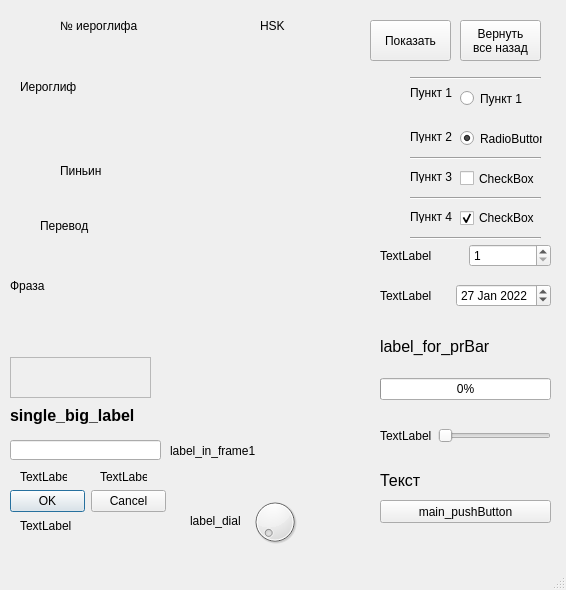
<?xml version="1.0" encoding="UTF-8"?>
<ui version="4.0">
 <class>MainWindow</class>
 <widget class="QMainWindow" name="MainWindow">
  <property name="enabled">
   <bool>true</bool>
  </property>
  <property name="geometry">
   <rect>
    <x>0</x>
    <y>0</y>
    <width>566</width>
    <height>590</height>
   </rect>
  </property>
  <property name="mouseTracking">
   <bool>false</bool>
  </property>
  <property name="tabletTracking">
   <bool>false</bool>
  </property>
  <property name="windowTitle">
   <string>MainWindow</string>
  </property>
  <property name="autoFillBackground">
   <bool>true</bool>
  </property>
  <property name="inputMethodHints">
   <set>Qt::ImhNone</set>
  </property>
  <property name="documentMode">
   <bool>true</bool>
  </property>
  <widget class="QWidget" name="centralwidget">
   <widget class="QPushButton" name="main_pushButton">
    <property name="geometry">
     <rect>
      <x>380</x>
      <y>500</y>
      <width>171</width>
      <height>23</height>
     </rect>
    </property>
    <property name="text">
     <string>main_pushButton</string>
    </property>
   </widget>
   <widget class="QLabel" name="single_big_label">
    <property name="geometry">
     <rect>
      <x>10</x>
      <y>400</y>
      <width>151</width>
      <height>31</height>
     </rect>
    </property>
    <property name="font">
     <font>
      <family>Arial</family>
      <pointsize>12</pointsize>
      <weight>75</weight>
      <bold>true</bold>
     </font>
    </property>
    <property name="text">
     <string>single_big_label</string>
    </property>
   </widget>
   <widget class="QWidget" name="horizontalLayoutWidget">
    <property name="geometry">
     <rect>
      <x>380</x>
      <y>240</y>
      <width>171</width>
      <height>31</height>
     </rect>
    </property>
    <layout class="QHBoxLayout" name="horizontalLayout">
     <item>
      <widget class="QLabel" name="label_for_spinBox">
       <property name="text">
        <string>TextLabel</string>
       </property>
      </widget>
     </item>
     <item>
      <widget class="QSpinBox" name="spinBox">
       <property name="minimum">
        <number>1</number>
       </property>
       <property name="maximum">
        <number>10</number>
       </property>
       <property name="singleStep">
        <number>1</number>
       </property>
      </widget>
     </item>
    </layout>
   </widget>
   <widget class="QWidget" name="horizontalLayoutWidget_2">
    <property name="geometry">
     <rect>
      <x>380</x>
      <y>280</y>
      <width>171</width>
      <height>31</height>
     </rect>
    </property>
    <layout class="QHBoxLayout" name="horizontalLayout_2">
     <item>
      <widget class="QLabel" name="label_for_dateEdit">
       <property name="text">
        <string>TextLabel</string>
       </property>
      </widget>
     </item>
     <item>
      <widget class="QDateEdit" name="dateEdit">
       <property name="dateTime">
        <datetime>
         <hour>0</hour>
         <minute>0</minute>
         <second>0</second>
         <year>2022</year>
         <month>1</month>
         <day>27</day>
        </datetime>
       </property>
      </widget>
     </item>
    </layout>
   </widget>
   <widget class="QWidget" name="verticalLayoutWidget">
    <property name="geometry">
     <rect>
      <x>380</x>
      <y>320</y>
      <width>171</width>
      <height>80</height>
     </rect>
    </property>
    <layout class="QVBoxLayout" name="verticalLayout">
     <item>
      <widget class="QLabel" name="label_for_progressBar">
       <property name="font">
        <font>
         <family>Arial</family>
         <pointsize>12</pointsize>
        </font>
       </property>
       <property name="text">
        <string>label_for_prBar</string>
       </property>
      </widget>
     </item>
     <item>
      <widget class="QProgressBar" name="progressBar">
       <property name="minimum">
        <number>1</number>
       </property>
       <property name="maximum">
        <number>99</number>
       </property>
       <property name="value">
        <number>1</number>
       </property>
      </widget>
     </item>
    </layout>
   </widget>
   <widget class="QFrame" name="frame_with_label1">
    <property name="geometry">
     <rect>
      <x>10</x>
      <y>357</y>
      <width>141</width>
      <height>41</height>
     </rect>
    </property>
    <property name="acceptDrops">
     <bool>true</bool>
    </property>
    <property name="frameShape">
     <enum>QFrame::StyledPanel</enum>
    </property>
    <property name="frameShadow">
     <enum>QFrame::Raised</enum>
    </property>
   </widget>
   <widget class="QWidget" name="horizontalLayoutWidget_3">
    <property name="geometry">
     <rect>
      <x>380</x>
      <y>410</y>
      <width>171</width>
      <height>51</height>
     </rect>
    </property>
    <layout class="QHBoxLayout" name="horizontalLayout_3">
     <item>
      <widget class="QLabel" name="label_for_horizontalSlider1">
       <property name="text">
        <string>TextLabel</string>
       </property>
      </widget>
     </item>
     <item>
      <widget class="QSlider" name="horizontalSlider1">
       <property name="minimum">
        <number>1</number>
       </property>
       <property name="orientation">
        <enum>Qt::Horizontal</enum>
       </property>
      </widget>
     </item>
    </layout>
   </widget>
   <widget class="QLabel" name="label_RadBtn1">
    <property name="geometry">
     <rect>
      <x>410</x>
      <y>83</y>
      <width>47</width>
      <height>20</height>
     </rect>
    </property>
    <property name="text">
     <string>Пункт 1</string>
    </property>
   </widget>
   <widget class="QLabel" name="label_RadBtn2">
    <property name="geometry">
     <rect>
      <x>410</x>
      <y>130</y>
      <width>47</width>
      <height>13</height>
     </rect>
    </property>
    <property name="text">
     <string>Пункт 2</string>
    </property>
   </widget>
   <widget class="QLabel" name="label_ChBox1">
    <property name="geometry">
     <rect>
      <x>410</x>
      <y>170</y>
      <width>47</width>
      <height>13</height>
     </rect>
    </property>
    <property name="text">
     <string>Пункт 3</string>
    </property>
   </widget>
   <widget class="QLabel" name="label_ChBox2">
    <property name="geometry">
     <rect>
      <x>410</x>
      <y>210</y>
      <width>47</width>
      <height>13</height>
     </rect>
    </property>
    <property name="text">
     <string>Пункт 4</string>
    </property>
   </widget>
   <widget class="QRadioButton" name="radioButton1">
    <property name="geometry">
     <rect>
      <x>460</x>
      <y>90</y>
      <width>82</width>
      <height>17</height>
     </rect>
    </property>
    <property name="text">
     <string>Пункт 1</string>
    </property>
   </widget>
   <widget class="QRadioButton" name="radioButton2">
    <property name="geometry">
     <rect>
      <x>460</x>
      <y>130</y>
      <width>82</width>
      <height>17</height>
     </rect>
    </property>
    <property name="text">
     <string>RadioButton</string>
    </property>
    <property name="checked">
     <bool>true</bool>
    </property>
   </widget>
   <widget class="QCheckBox" name="checkBox1">
    <property name="geometry">
     <rect>
      <x>460</x>
      <y>170</y>
      <width>81</width>
      <height>17</height>
     </rect>
    </property>
    <property name="text">
     <string>CheckBox</string>
    </property>
   </widget>
   <widget class="QCheckBox" name="checkBox2">
    <property name="geometry">
     <rect>
      <x>460</x>
      <y>210</y>
      <width>81</width>
      <height>16</height>
     </rect>
    </property>
    <property name="text">
     <string>CheckBox</string>
    </property>
    <property name="checked">
     <bool>true</bool>
    </property>
   </widget>
   <widget class="Line" name="line_3">
    <property name="geometry">
     <rect>
      <x>410</x>
      <y>150</y>
      <width>131</width>
      <height>16</height>
     </rect>
    </property>
    <property name="orientation">
     <enum>Qt::Horizontal</enum>
    </property>
   </widget>
   <widget class="Line" name="line_4">
    <property name="geometry">
     <rect>
      <x>410</x>
      <y>190</y>
      <width>131</width>
      <height>16</height>
     </rect>
    </property>
    <property name="orientation">
     <enum>Qt::Horizontal</enum>
    </property>
   </widget>
   <widget class="Line" name="line_5">
    <property name="geometry">
     <rect>
      <x>410</x>
      <y>230</y>
      <width>131</width>
      <height>16</height>
     </rect>
    </property>
    <property name="orientation">
     <enum>Qt::Horizontal</enum>
    </property>
   </widget>
   <widget class="Line" name="line_6">
    <property name="geometry">
     <rect>
      <x>410</x>
      <y>70</y>
      <width>131</width>
      <height>16</height>
     </rect>
    </property>
    <property name="orientation">
     <enum>Qt::Horizontal</enum>
    </property>
   </widget>
   <widget class="QDialogButtonBox" name="dialog_buttonBox_OK_Cancel">
    <property name="geometry">
     <rect>
      <x>10</x>
      <y>490</y>
      <width>156</width>
      <height>23</height>
     </rect>
    </property>
    <property name="standardButtons">
     <set>QDialogButtonBox::Cancel|QDialogButtonBox::Ok</set>
    </property>
    <property name="centerButtons">
     <bool>true</bool>
    </property>
   </widget>
   <widget class="QLabel" name="label_dialog_btnOK">
    <property name="geometry">
     <rect>
      <x>20</x>
      <y>470</y>
      <width>47</width>
      <height>13</height>
     </rect>
    </property>
    <property name="text">
     <string>TextLabel</string>
    </property>
   </widget>
   <widget class="QLabel" name="label_dialog_btn_Cancel">
    <property name="geometry">
     <rect>
      <x>100</x>
      <y>470</y>
      <width>47</width>
      <height>13</height>
     </rect>
    </property>
    <property name="text">
     <string>TextLabel</string>
    </property>
   </widget>
   <widget class="QLabel" name="label_main_pushButton">
    <property name="geometry">
     <rect>
      <x>380</x>
      <y>460</y>
      <width>161</width>
      <height>41</height>
     </rect>
    </property>
    <property name="font">
     <font>
      <pointsize>12</pointsize>
     </font>
    </property>
    <property name="text">
     <string>Текст</string>
    </property>
   </widget>
   <widget class="QLineEdit" name="lineEdit">
    <property name="geometry">
     <rect>
      <x>10</x>
      <y>440</y>
      <width>151</width>
      <height>20</height>
     </rect>
    </property>
   </widget>
   <widget class="QLabel" name="label_dialog_buttonBox_OK_Cancel">
    <property name="geometry">
     <rect>
      <x>20</x>
      <y>510</y>
      <width>151</width>
      <height>31</height>
     </rect>
    </property>
    <property name="text">
     <string>TextLabel</string>
    </property>
   </widget>
   <widget class="QDial" name="dial">
    <property name="geometry">
     <rect>
      <x>250</x>
      <y>490</y>
      <width>50</width>
      <height>64</height>
     </rect>
    </property>
   </widget>
   <widget class="QLabel" name="label_dial">
    <property name="geometry">
     <rect>
      <x>190</x>
      <y>500</y>
      <width>61</width>
      <height>41</height>
     </rect>
    </property>
    <property name="text">
     <string>label_dial</string>
    </property>
   </widget>
   <widget class="QPushButton" name="pushButton_setBack">
    <property name="geometry">
     <rect>
      <x>460</x>
      <y>20</y>
      <width>81</width>
      <height>41</height>
     </rect>
    </property>
    <property name="text">
     <string>Вернуть 
все назад</string>
    </property>
   </widget>
   <widget class="QPushButton" name="pushButton_replace">
    <property name="geometry">
     <rect>
      <x>370</x>
      <y>20</y>
      <width>81</width>
      <height>41</height>
     </rect>
    </property>
    <property name="text">
     <string>Показать</string>
    </property>
   </widget>
   <widget class="QLabel" name="label_pinin">
    <property name="geometry">
     <rect>
      <x>60</x>
      <y>150</y>
      <width>261</width>
      <height>41</height>
     </rect>
    </property>
    <property name="text">
     <string>Пиньин</string>
    </property>
   </widget>
   <widget class="QLabel" name="label_translation">
    <property name="geometry">
     <rect>
      <x>40</x>
      <y>210</y>
      <width>301</width>
      <height>32</height>
     </rect>
    </property>
    <property name="text">
     <string>Перевод</string>
    </property>
    <property name="scaledContents">
     <bool>true</bool>
    </property>
    <property name="wordWrap">
     <bool>true</bool>
    </property>
   </widget>
   <widget class="QLabel" name="label_hieroglyph">
    <property name="geometry">
     <rect>
      <x>20</x>
      <y>51</y>
      <width>331</width>
      <height>71</height>
     </rect>
    </property>
    <property name="styleSheet">
     <string notr="true">font: 8pt &quot;Malgun Gothic&quot;;
font: 75 8pt &quot;MS Shell Dlg 2&quot;;</string>
    </property>
    <property name="text">
     <string>Иероглиф</string>
    </property>
    <property name="scaledContents">
     <bool>true</bool>
    </property>
    <property name="wordWrap">
     <bool>true</bool>
    </property>
   </widget>
   <widget class="QLabel" name="label_phrase">
    <property name="geometry">
     <rect>
      <x>10</x>
      <y>270</y>
      <width>361</width>
      <height>31</height>
     </rect>
    </property>
    <property name="text">
     <string>Фраза</string>
    </property>
   </widget>
   <widget class="QLabel" name="label_number">
    <property name="geometry">
     <rect>
      <x>60</x>
      <y>10</y>
      <width>81</width>
      <height>31</height>
     </rect>
    </property>
    <property name="text">
     <string>№ иероглифа</string>
    </property>
   </widget>
   <widget class="QLabel" name="label_HSK">
    <property name="geometry">
     <rect>
      <x>260</x>
      <y>10</y>
      <width>81</width>
      <height>31</height>
     </rect>
    </property>
    <property name="text">
     <string>HSK</string>
    </property>
   </widget>
   <widget class="QLabel" name="label_in_frame1">
    <property name="geometry">
     <rect>
      <x>170</x>
      <y>430</y>
      <width>101</width>
      <height>41</height>
     </rect>
    </property>
    <property name="text">
     <string>label_in_frame1</string>
    </property>
   </widget>
  </widget>
  <widget class="QStatusBar" name="statusbar"/>
  <widget class="QMenuBar" name="menuBar">
   <property name="geometry">
    <rect>
     <x>0</x>
     <y>0</y>
     <width>566</width>
     <height>21</height>
    </rect>
   </property>
   <property name="autoFillBackground">
    <bool>true</bool>
   </property>
   <property name="nativeMenuBar">
    <bool>false</bool>
   </property>
  </widget>
 </widget>
 <tabstops>
  <tabstop>main_pushButton</tabstop>
  <tabstop>lineEdit</tabstop>
  <tabstop>dial</tabstop>
  <tabstop>radioButton1</tabstop>
  <tabstop>radioButton2</tabstop>
  <tabstop>checkBox1</tabstop>
  <tabstop>checkBox2</tabstop>
  <tabstop>spinBox</tabstop>
  <tabstop>dateEdit</tabstop>
 </tabstops>
 <resources/>
 <connections/>
</ui>
